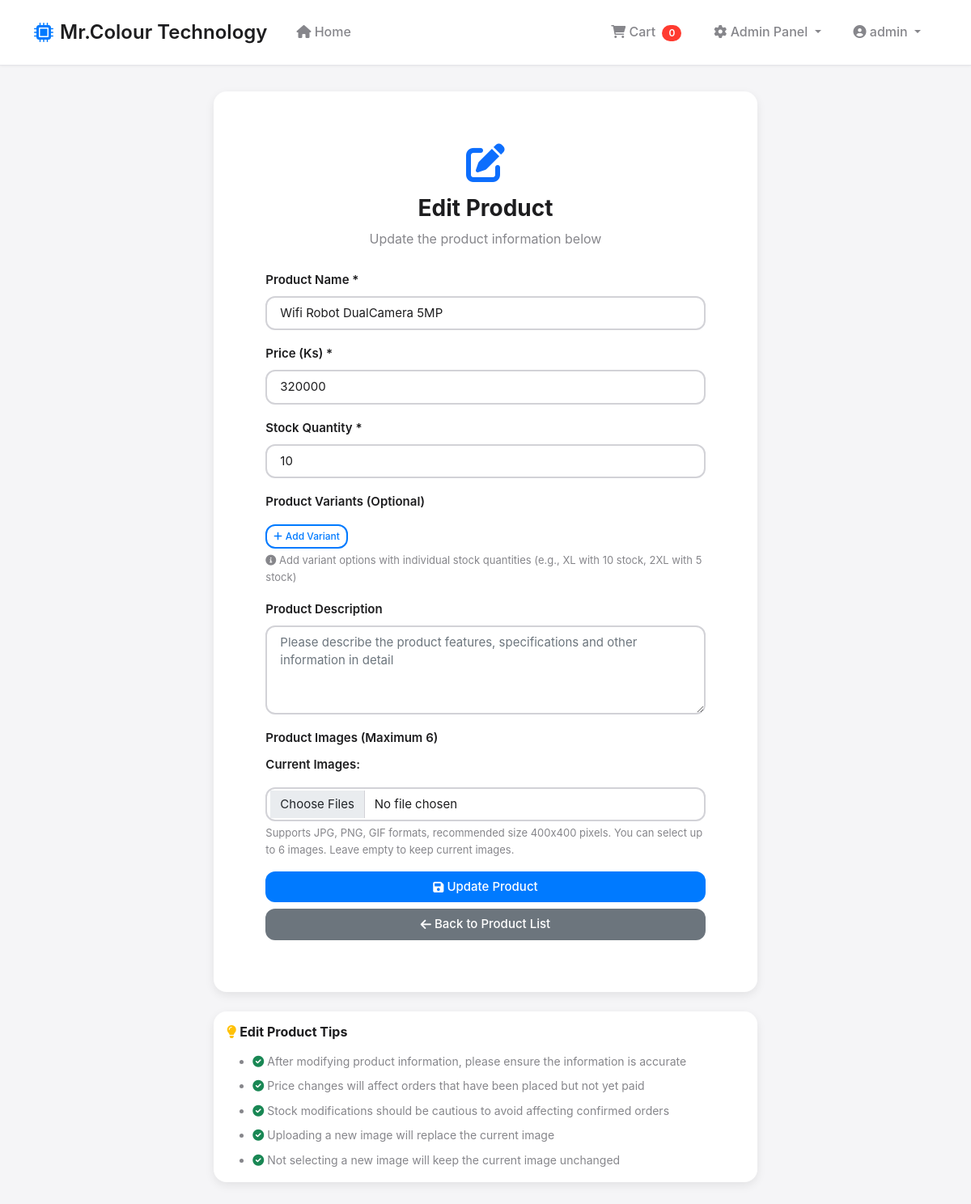
The page /admin/edit_product/16 (signed in) on the database its author committed.
### app.py (models this page shows, shortened)
class User(UserMixin, db.Model):
    id = db.Column(db.Integer, primary_key=True)
    username = db.Column(db.String(80), unique=True, nullable=False)
    email = db.Column(db.String(120), unique=True, nullable=False)
    phone = db.Column(db.String(20), nullable=False)
    password_hash = db.Column(db.String(120), nullable=False)
    is_admin = db.Column(db.Boolean, default=False)
    created_at = db.Column(db.DateTime, default=datetime.utcnow)

class Product(db.Model):
    id = db.Column(db.Integer, primary_key=True)
    name = db.Column(db.String(100), nullable=False)
    price = db.Column(db.Float, nullable=False)
    description = db.Column(db.Text)
    stock = db.Column(db.Integer, default=0)
    image = db.Column(db.String(200))
    variants = db.Column(db.Text)  # JSON string storing variant options like ["XL", "2XL", "3XL"]
    created_at = db.Column(db.DateTime, default=datetime.utcnow)

### app.py (the view, shortened to what this page needs)
@app.route('/admin/edit_product/<int:product_id>', methods=['GET', 'POST'])
@login_required
def edit_product(product_id):
    if not current_user.is_admin:
        flash('Insufficient permissions')
        return redirect(url_for('index'))
    product = Product.query.get_or_404(product_id)
    return render_template('edit_product.html', product=product)

### app.py (called while the page is built)
@app.template_filter('from_json')
def from_json(value):
    if not value:
        return []
    try:
        import json
        return json.loads(value)
    except (ValueError, TypeError, json.JSONDecodeError):
        return []

@login_manager.user_loader
def load_user(user_id):
    user = User.query.get(int(user_id))
    if user:
        db.session.refresh(user)
    return user

### templates/edit_product.html (shortened to what this page needs)
{% extends "base.html" %}
{% block content %}
<div class="row justify-content-center">
    <div class="col-md-8 col-lg-7">
        <div class="card product-form">
            <div class="card-body">
                <div class="text-center mb-4">
                    <i class="fas fa-edit fa-3x text-primary mb-3"></i>
                    <h3 class="fw-bold">Edit Product</h3>
                    <p class="text-muted">Update the product information below</p>
                </div>
                <form method="POST" enctype="multipart/form-data" id="edit-product-form">
                    <div class="mb-3">
                        <label for="name" class="form-label">Product Name *</label>
                        <input type="text" class="form-control" id="name" name="name"
                               value="{{ product.name }}" required>
                    </div>
                    <div class="mb-3">
                        <label for="price" class="form-label">Price (Ks) *</label>
                        <input type="number" class="form-control" id="price" name="price"
                               step="0.01" min="0" value="{{ product.price }}" required>
                    </div>
                    <div class="mb-3">
                        <label for="stock" class="form-label">Stock Quantity *</label>
                        <input type="number" class="form-control" id="stock" name="stock"
                               min="0" value="{{ product.stock }}" required>
                    </div>
                    <div class="mb-3">
                        <label class="form-label">Product Variants (Optional)</label>
                        <button type="button" class="btn btn-sm btn-outline-primary mt-2" id="add-variant-btn">
                            <i class="fas fa-plus"></i> Add Variant
                        </button>
                        <div class="form-text">
                            <i class="fas fa-info-circle"></i> Add variant options with individual stock quantities (e.g., XL with 10 stock, 2XL with 5 stock)
                        </div>
                    </div>
                    <div class="mb-3">
                        <label for="description" class="form-label">Product Description</label>
                        <textarea class="form-control" id="description" name="description"
                                  rows="4" placeholder="Please describe the product features, specifications and other information in detail">{{ product.description or '' }}</textarea>
                    </div>
                    <div class="mb-3">
                        <label for="images" class="form-label">Product Images (Maximum 6)</label>
                        {% if product.image %}
                        <div class="mb-3">
                            <label class="form-label">Current Images:</label>
                                {% set product_images = product.image|from_json if product.image else [] %}
                        </div>
                        {% endif %}
                        <input type="file" class="form-control" id="images" name="images"
                               accept="image/*" multiple onchange="previewImages(this)">
                        <div class="form-text">Supports JPG, PNG, GIF formats, recommended size 400x400 pixels. You can select up to 6 images. Leave empty to keep current images.</div>
                    </div>
                    <div class="d-grid gap-2">
                        <button type="submit" class="btn btn-primary">
                            <i class="fas fa-save"></i> Update Product
                        </button>
                        <a href="{{ url_for('admin_products') }}" class="btn btn-secondary">
                            <i class="fas fa-arrow-left"></i> Back to Product List
                        </a>
                    </div>
                </form>
            </div>
        </div>
        <div class="card mt-4">
            <div class="card-body">
                <h6 class="card-title fw-bold mb-3">
                    <i class="fas fa-lightbulb text-warning"></i> Edit Product Tips
                </h6>
                <ul class="card-text small text-muted mb-0">
                    <li class="mb-2"><i class="fas fa-check-circle text-success"></i> After modifying product information, please ensure the information is accurate</li>
                    <li class="mb-2"><i class="fas fa-check-circle text-success"></i> Price changes will affect orders that have been placed but not yet paid</li>
                    <li class="mb-2"><i class="fas fa-check-circle text-success"></i> Stock modifications should be cautious to avoid affecting confirmed orders</li>
                    <li class="mb-2"><i class="fas fa-check-circle text-success"></i> Uploading a new image will replace the current image</li>
                    <li><i class="fas fa-check-circle text-success"></i> Not selecting a new image will keep the current image unchanged</li>
                </ul>
            </div>
        </div>
    </div>
</div>
{% endblock %}

### templates/base.html (shortened to what this page needs)
<!DOCTYPE html>
<html lang="en">
<head>
    <link href="https://cdn.jsdelivr.net/npm/bootstrap@5.1.3/dist/css/bootstrap.min.css" rel="stylesheet">
    <link href="https://cdnjs.cloudflare.com/ajax/libs/font-awesome/6.0.0/css/all.min.css" rel="stylesheet">
    <link href="{{ url_for('static', filename='css/style.css') }}" rel="stylesheet">
</head>
<body>
    <nav class="navbar navbar-expand-lg navbar-light">
        <div class="container">
            <a class="navbar-brand" href="{{ url_for('index') }}">
                <i class="fas fa-microchip"></i> Mr.Colour Technology
            </a>
            <div class="collapse navbar-collapse" id="navbarNav">
                <ul class="navbar-nav me-auto">
                    <li class="nav-item">
                        <a class="nav-link" href="{{ url_for('index') }}">
                            <i class="fas fa-home"></i> Home
                        </a>
                    </li>
                </ul>
                <ul class="navbar-nav">
                    {% if current_user.is_authenticated %}
                        <li class="nav-item">
                            <a class="nav-link" href="#" onclick="showCart()">
                                <i class="fas fa-shopping-cart"></i> Cart
                                <span class="badge bg-danger" id="cart-count">0</span>
                            </a>
                        </li>
                        {% if current_user.is_admin %}
                            <li class="nav-item dropdown">
                                <a class="nav-link dropdown-toggle" href="#" role="button" data-bs-toggle="dropdown" aria-expanded="false">
                                    <i class="fas fa-cog"></i> Admin Panel
                                </a>
                            </li>
                        {% endif %}
                        <li class="nav-item dropdown">
                            <a class="nav-link dropdown-toggle" href="#" role="button" data-bs-toggle="dropdown" aria-expanded="false">
                                <i class="fas fa-user-circle"></i> {{ current_user.username }}
                            </a>
                        </li>
                    {% endif %}
                </ul>
            </div>
        </div>
    </nav>
    <main class="container">
        {% block content %}{% endblock %}
    </main>
</body>
</html>

### static/css/style.css (style rules this page uses)
body { position: relative; }
.container, .page-header, .product-grid, .empty-state { position: relative; z-index: 1; }
.product-card, .btn, .card, .navbar, .form-control, .quantity-input { position: relative; z-index: 2; }
:root { --primary-color: #007AFF; --primary-hover: #0051D5; --primary-light: #E6F2FF; --success-color: #34C759; --success-hover: #28A745; --warning-color: #FF9500; --danger-color: #FF3B30; --danger-hover: #D32F2F; --info-color: #5AC8FA; --bg-primary: #FFFFFF; --bg-secondary: #F5F5F7; --bg-tertiary: #FAFAFA; --text-primary: #1D1D1F; --text-secondary: #86868B; --text-tertiary: #AEAEB2; --border-color: #D2D2D7; --border-light: #E5E5EA; --shadow-sm: 0 1px 3px rgba(0, 0, 0, 0.05); --shadow-md: 0 4px 12px rgba(0, 0, 0, 0.08); --shadow-lg: 0 8px 24px rgba(0, 0, 0, 0.12); --shadow-hover: 0 12px 32px rgba(0, 0, 0, 0.15); --spacing-xs: 0.25rem; --spacing-sm: 0.5rem; --spacing-md: 1rem; --spacing-lg: 1.5rem; --spacing-xl: 2rem; --spacing-2xl: 3rem; --radius-sm: 6px; --radius-md: 12px; --radius-lg: 16px; --radius-xl: 20px; --radius-full: 9999px; --transition-fast: 0.15s ease; --transition-base: 0.3s ease; --transition-slow: 0.5s ease; }
* { box-sizing: border-box; }
body { background-color: var(--bg-secondary); font-family: -apple-system, BlinkMacSystemFont, 'Segoe UI', 'PingFang SC', 'Hiragino Sans GB', 'Microsoft YaHei', 'Helvetica Neue', Helvetica, Arial, sans-serif; color: var(--text-primary); line-height: 1.6; font-size: 16px; -webkit-font-smoothing: antialiased; -moz-osx-font-smoothing: grayscale; }
.navbar { background: var(--bg-primary) !important; border-bottom: 1px solid var(--border-light); box-shadow: var(--shadow-sm); padding: var(--spacing-md) 0; transition: all var(--transition-base); }
.navbar-brand { font-weight: 600; font-size: 1.5rem; color: var(--text-primary) !important; display: flex; align-items: center; gap: var(--spacing-sm); transition: transform var(--transition-base); }
.navbar-brand i { color: var(--primary-color); }
.navbar-nav .nav-link { color: var(--text-secondary) !important; font-weight: 500; padding: var(--spacing-sm) var(--spacing-md) !important; border-radius: var(--radius-md); transition: all var(--transition-base); position: relative; margin: 0 var(--spacing-xs); }
.navbar-nav .badge { background: var(--danger-color) !important; border-radius: var(--radius-full); padding: 0.25rem 0.5rem; font-size: 0.75rem; margin-left: var(--spacing-xs); animation: pulse 2s infinite; }
main.container { max-width: 1400px; padding: var(--spacing-xl) var(--spacing-md); margin: 0 auto; }
.card { border: none; border-radius: var(--radius-lg); box-shadow: var(--shadow-md); background: var(--bg-primary); transition: all var(--transition-base); overflow: hidden; }
.btn { border-radius: var(--radius-md); font-weight: 500; padding: var(--spacing-sm) var(--spacing-lg); transition: all var(--transition-base); border: none; cursor: pointer; display: inline-flex; align-items: center; justify-content: center; gap: var(--spacing-xs); font-size: 0.9375rem; line-height: 1.5; }
.btn-primary { background: var(--primary-color); color: white; }
.btn-outline-primary { border: 2px solid var(--primary-color); color: var(--primary-color); background: transparent; }
.btn-sm { padding: 0.25rem 0.5rem; font-size: 0.75rem; }
.form-control, .form-select { border: 2px solid var(--border-color); border-radius: var(--radius-md); padding: var(--spacing-sm) var(--spacing-md); font-size: 0.9375rem; transition: all var(--transition-base); background: var(--bg-primary); color: var(--text-primary); }
.form-label { font-weight: 600; color: var(--text-primary); margin-bottom: var(--spacing-sm); font-size: 0.9375rem; }
.form-text { color: var(--text-secondary); font-size: 0.8125rem; }
.badge { padding: var(--spacing-xs) var(--spacing-sm); border-radius: var(--radius-full); font-weight: 600; font-size: 0.75rem; }
.bg-danger { background: var(--danger-color) !important; color: white; }
.product-form { background: var(--bg-primary); border-radius: var(--radius-lg); padding: var(--spacing-2xl); box-shadow: var(--shadow-md); }
.text-muted { color: var(--text-secondary) !important; }

### rows shown on the page
User: username "admin"
Product: name "Wifi Robot DualCamera 5MP", price "320000", stock "10"
